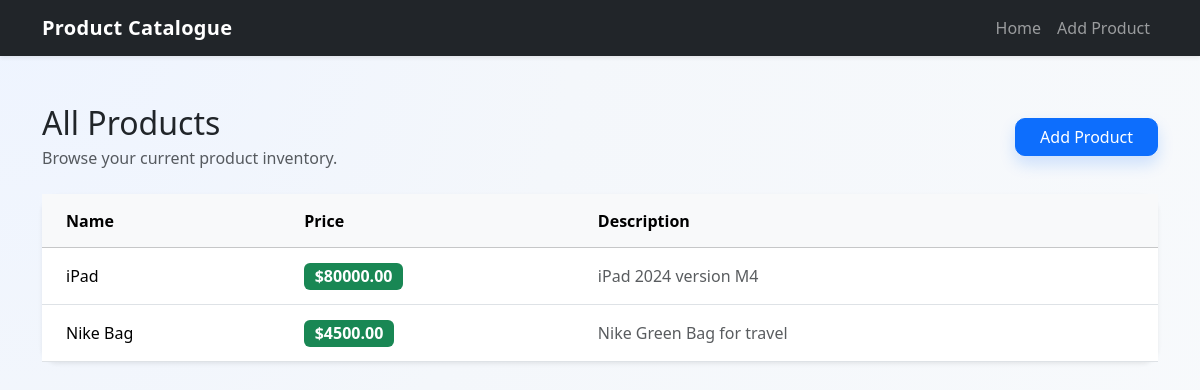
Before: / with the older database file.
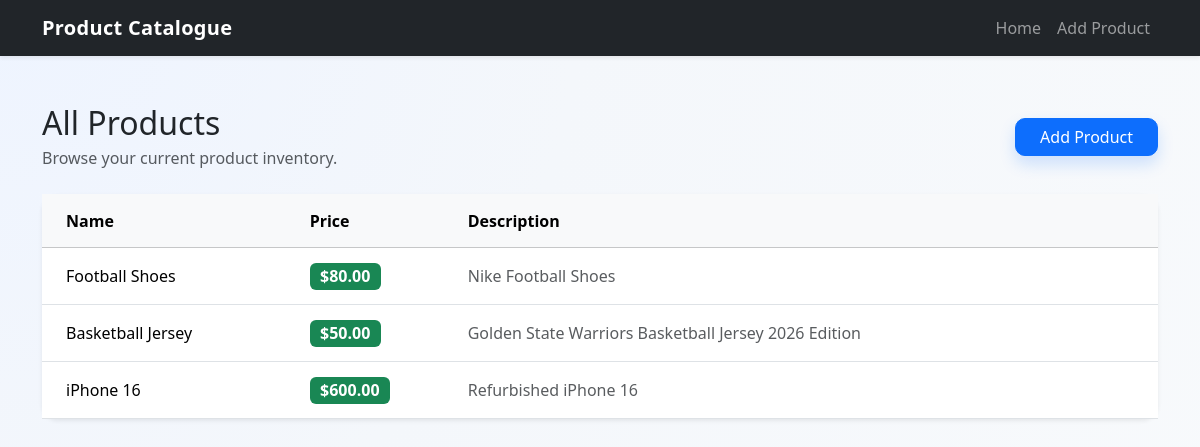
After: the same page with the newer database file.
### tables this page shows
CREATE TABLE products (
        id INTEGER PRIMARY KEY AUTOINCREMENT,
        name TEXT,
        price REAL,
        description TEXT
    );

### app.py (the view)
@app.route("/")
def index():
    conn = sqlite3.connect(DB)
    c = conn.cursor()
    c.execute("SELECT * FROM products")
    products = c.fetchall()
    conn.close()
    return render_template("index.html", products=products)

### templates/index.html (shortened to what this page needs)
{% extends "base.html" %}
{% block content %}
<div class="d-flex align-items-center justify-content-between mb-4">
  <div>
    <h1 class="h2 mb-1">All Products</h1>
    <p class="text-muted mb-0">Browse your current product inventory.</p>
  </div>
  <a href="{{ url_for('add_product') }}" class="btn btn-primary px-4">Add Product</a>
</div>
<div class="card shadow-sm border-0">
  <div class="card-body p-0">
    {% if products %}
    <div class="table-responsive">
      <table class="table table-hover align-middle mb-0">
        <thead class="table-light">
          <tr>
            <th class="ps-4">Name</th>
            <th>Price</th>
            <th class="pe-4">Description</th>
          </tr>
        </thead>
        <tbody>
          {% for p in products %}
          <tr>
            <td class="ps-4 fw-medium">{{ p[1] }}</td>
            <td><span class="badge text-bg-success fs-6">${{ '%.2f'|format(p[2]) }}</span></td>
            <td class="pe-4 text-muted">{{ p[3] if p[3] else 'No description provided.' }}</td>
          </tr>
          {% endfor %}
        </tbody>
      </table>
    </div>
    {% else %}
    <div class="p-5 text-center">
      <h2 class="h5 mb-2">No products yet</h2>
      <p class="text-muted mb-3">Start by adding your first product to the catalogue.</p>
      <a href="{{ url_for('add_product') }}" class="btn btn-outline-primary">Create First Product</a>
    </div>
    {% endif %}
  </div>
</div>
{% endblock %}

### templates/base.html (shortened to what this page needs)
<!doctype html>
<html lang="en">
<head>
  <link href="https://cdn.jsdelivr.net/npm/bootstrap@5.3.3/dist/css/bootstrap.min.css" rel="stylesheet">
  <link rel="stylesheet" href="{{ url_for('static', filename='css/style.css') }}">
</head>
<body>
  <nav class="navbar navbar-expand-lg navbar-dark bg-dark shadow-sm">
    <div class="container">
      <a class="navbar-brand fw-semibold" href="{{ url_for('index') }}">Product Catalogue</a>
      <div class="navbar-nav ms-auto">
        <a class="nav-link" href="{{ url_for('index') }}">Home</a>
        <a class="nav-link" href="{{ url_for('add_product') }}">Add Product</a>
      </div>
    </div>
  </nav>
  <main class="py-5">
    <div class="container">
      {% block content %}{% endblock %}
    </div>
  </main>
</body>
</html>

### static/css/style.css (style rules this page uses)
:root { --app-bg: #f4f7fb; --card-radius: 16px; }
body { background: radial-gradient(circle at 0% 0%, #eef4ff 0, #f4f7fb 40%, #f8fafc 100%); min-height: 100vh; }
.navbar-brand { letter-spacing: 0.3px; }
.card { border-radius: var(--card-radius); }
.table > :not(caption) > * > * { padding-top: 0.9rem; padding-bottom: 0.9rem; }
.form-control, .input-group-text, .btn { border-radius: 10px; }
.btn-primary { box-shadow: 0 8px 16px rgba(13, 110, 253, 0.18); }

Changed rows visible on the page:
removed products: name "iPad", price "80000.00", description "iPad 2024 version M4"
removed products: name "Nike Bag", price "4500.00", description "Nike Green Bag for travel"
added products: name "Football Shoes", price "80.00", description "Nike Football Shoes"
added products: name "Basketball Jersey", price "50.00", description "Golden State Warriors Basketball Jersey 2026 Edition"
added products: name "iPhone 16", price "600.00", description "Refurbished iPhone 16"
